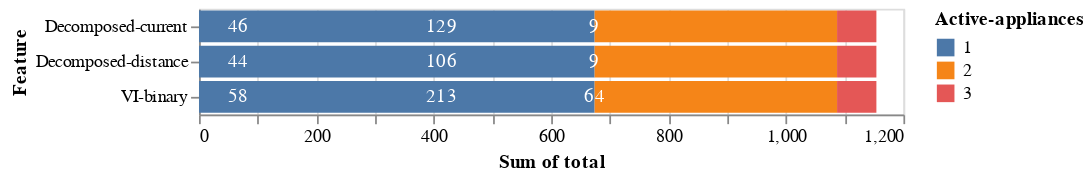

The notebook cell saved with this chart:
### Code cell
import altair as alt
from altair_saver import save
data['incorrect'] = data['total']-data['correct']
bars = alt.Chart(data).mark_bar().encode(
    x=alt.X('sum(total)'),
    y=alt.Y('Feature'),
    color=alt.Color('Active-appliances')
)
text = alt.Chart(data).mark_text(align='center', baseline='middle', color='white').encode(
    x=alt.X('sum(total)'),
    y=alt.Y('Feature'),
    detail='Active-appliances',
    text=alt.Text('incorrect', format='d')
)
chart=bars + text
chart

### Figure 1 — Vega-Lite specification as saved in the notebook (floating-point values rounded to 4 significant figures)
{"config": {"view": {"continuousWidth": 400, "continuousHeight": 300}}, "layer": [{"mark": "bar", "encoding": {"color": {"type": "nominal", "field": "Active-appliances"}, "x": {"type": "quantitative", "aggregate": "sum", "field": "total"}, "y": {"type": "nominal", "field": "Feature"}}}, {"mark": {"type": "text", "align": "center", "baseline": "middle", "color": "white"}, "encoding": {"detail": {"type": "nominal", "field": "Active-appliances"}, "text": {"type": "quantitative", "field": "incorrect", "format": "d"}, "x": {"type": "quantitative", "aggregate": "sum", "field": "total"}, "y": {"type": "nominal", "field": "Feature"}}}], "data": {"name": "data-3d56cd08b8854b29f263ac8fe22b18e4"}, "$schema": "https://vega.github.io/schema/vega-lite/v4.8.1.json", "datasets": {"data-3d56cd08b8854b29f263ac8fe22b18e4": [{"Feature": "VI-binary", "Active-appliances": "1", "total": 674, "correct": 610, "incorrect": 64}, {"Feature": "VI-binary", "Active-appliances": "2", "total": 413, "correct": 200, "incorrect": 213}, {"Feature": "VI-binary", "Active-appliances": "3", "total": 67, "correct": 9, "incorrect": 58}, {"Feature": "Decomposed-current", "Active-appliances": "1", "total": 674, "correct": 665, "incorrect": 9}, {"Feature": "Decomposed-current", "Active-appliances": "2", "total": 413, "correct": 284, "incorrect": 129}, {"Feature": "Decomposed-current", "Active-appliances": "3", "total": 67, "correct": 21, "incorrect": 46}, {"Feature": "Decomposed-distance", "Active-appliances": "1", "total": 674, "correct": 665, "incorrect": 9}, {"Feature": "Decomposed-distance", "Active-appliances": "2", "total": 413, "correct": 307, "incorrect": 106}, {"Feature": "Decomposed-distance", "Active-appliances": "3", "total": 67, "correct": 23, "incorrect": 44}]}}
